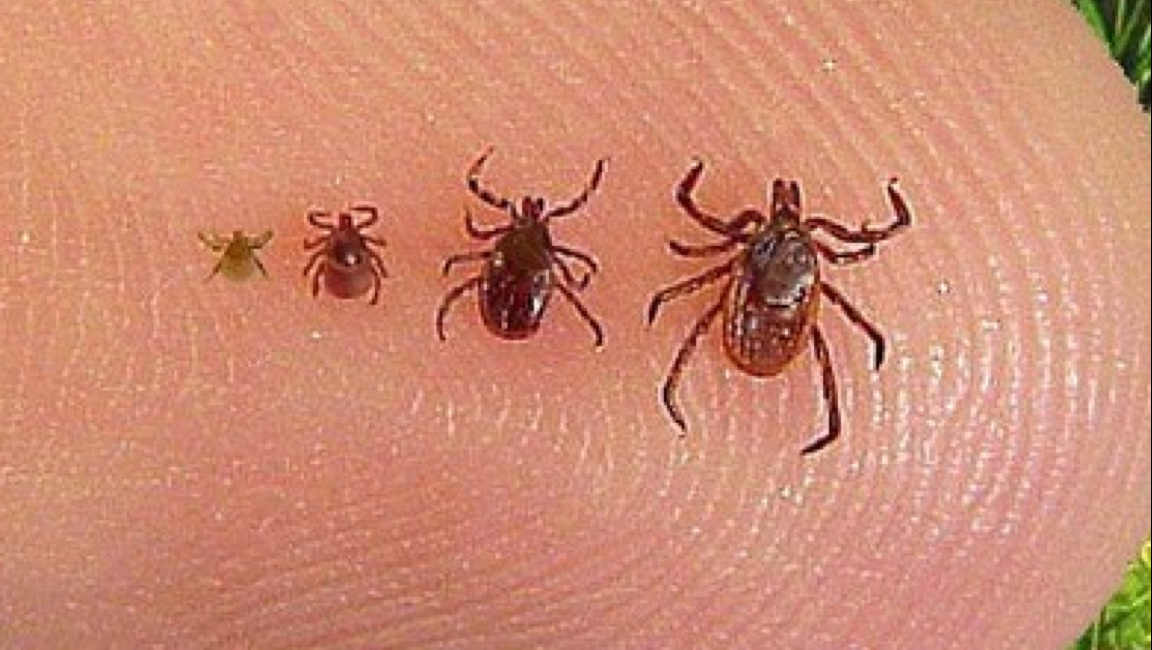
#> input picture session_04/ticks.png, 1152 x 650 px
$ python animate_anchors.py 100 5
#> lines starting #> are read from the running program, lines starting #| are printed output that depends on the picture
"""
## Requirements:

numpy
imageio
imageio-ffmpeg
opencv-python(-headless)

## Generating the videos for the presentation

Large anchors and detection boxes:

```
python animate_anchors.py 300 100 --fps 8 --stack --ratios 0.5,1,2
```

Small anchors and detection boxes:

```
python animate_anchors.py 150 50 --fps 32 --stack --ratios 0.5,1,2
```

Ground truth boxes, large anchors, positive anchors with IoU:

```
python animate_anchors.py 300 100 --fps 8 --stack --ratios 0.5,1,2 \
    --gt --iou --video ground_truth.mp4
```
"""
from pathlib import Path
import itertools
import argparse

import numpy as np
import cv2
import imageio


# Ground truth boxes
ticks_gt = np.array([
        [645,154,916,460],
        [437,143,606,347],
        [296,204,393,308],
        [195,222,272,285]
])

RED = (240, 0, 0)
GREEN = (0, 240, 0)
BLUE = (0, 0, 240)


def area(a):
    a[2] = max(a[2], a[0])
    a[3] = max(a[3], a[1])
    return (a[2] - a[0]) * (a[3] - a[1])


def iou(a, b):
    u = [min(a[0], b[0]), min(a[1], b[1]), max(a[2], b[2]), max(a[3], b[3])]
    i = [max(a[0], b[0]), max(a[1], b[1]), min(a[2], b[2]), min(a[3], b[3])]
    return area(i) / max(1, area(u))


def gen_boxes(image, ratios, size, stride):
    for y in np.arange(size//2, image.shape[0], stride):
        for x in np.arange(size//2, image.shape[1], stride):
            for r in ratios:
                b = np.sqrt([r, 1/r]) * size / 2
                b = np.concatenate([-b, b])
                b[0::2] += x
                b[1::2] += y
                yield b


def draw_box(image, box, color, thickness=None, inplace=True):
    thickness = thickness or 2
    if not inplace:
        image = image.copy()
    b = box.astype(int)
    cv2.rectangle(image, (b[0], b[1]), (b[2], b[3]), color, thickness, cv2.LINE_AA)
    return image


def draw_text(image, origin, text, color, font_size=12):
    origin = tuple(int(x) for x in origin)
    cv2.putText(
            image, text, origin, cv2.FONT_HERSHEY_PLAIN,
            fontScale=font_size / 12.0, color=color
    )


def main():
    args = parse_args()
    ratios = [float(x) for x in args.ratios.split(',')]

    image = cv2.imread(args.image)
#> image is the input picture: shape (650, 1152, 3); mean B, G, R 114.8, 139.6, 206.7
    image = image[:, :, ::-1]  # BGR -> RGB

    # Create output video
    writer = imageio.get_writer(
            args.video or f'ticks_{args.size}_{args.stride}_{len(ratios)}.mp4',
            fps=args.fps
    )

    iou_origin = np.array([0, image.shape[0]])
#> iou_origin = [0, 650]

    # Number of images to tile horizontally
    n_copies = len(ratios) if args.stack else 1
    # Tiling index
    box_idx = 0
    # Tiled images
    canvases = []
    # Positive (blue) boxes for each tiled image
    positive_anchors = [[] for _ in range(n_copies)]
    for box in itertools.chain(
            gen_boxes(image, ratios, args.size, args.stride),
            [None, None, None]  # last frame has no anchor boxes
    ):
        canvas = image.copy()

        # If we're not on the last frame...
        if box is not None:
            # Pick the ground truth box having best IoU with the anchor.
            score = max(iou(box, t) for t in ticks_gt)
            if args.iou:
                draw_text(canvas, iou_origin, f'IoU={score:.2f}',
                          font_size=18, color=RED)
            if score >= 0.5:
                # This is a positive anchor.
                positive_anchors[box_idx].append((score, box))

        # Draw positive anchors.
        for s, b in positive_anchors[box_idx]:
            draw_box(canvas, b, BLUE)
            if args.iou:
               draw_text(canvas, b[:2], f'{s:.2f}', color=BLUE)

        # If it's not positive, draw a red anchor box.
        if box is not None and score < 0.5:
            draw_box(canvas, box, RED)

        if args.gt:
            # Draw ground truth boxes.
            for t in ticks_gt:
                draw_box(canvas, t, GREEN)

        canvases.append(canvas)
        box_idx = (box_idx + 1) % n_copies

        if box_idx == 0:
            full_canvas = np.concatenate(canvases, axis=1)
            writer.append_data(full_canvas)
            canvases = []
#> this loop made 1 pass
#> (score, box_idx) on pass 1: (0, 0)
#> pass 1, in main, `full_canvas = np.concatenate(canvases, axis=1)`:
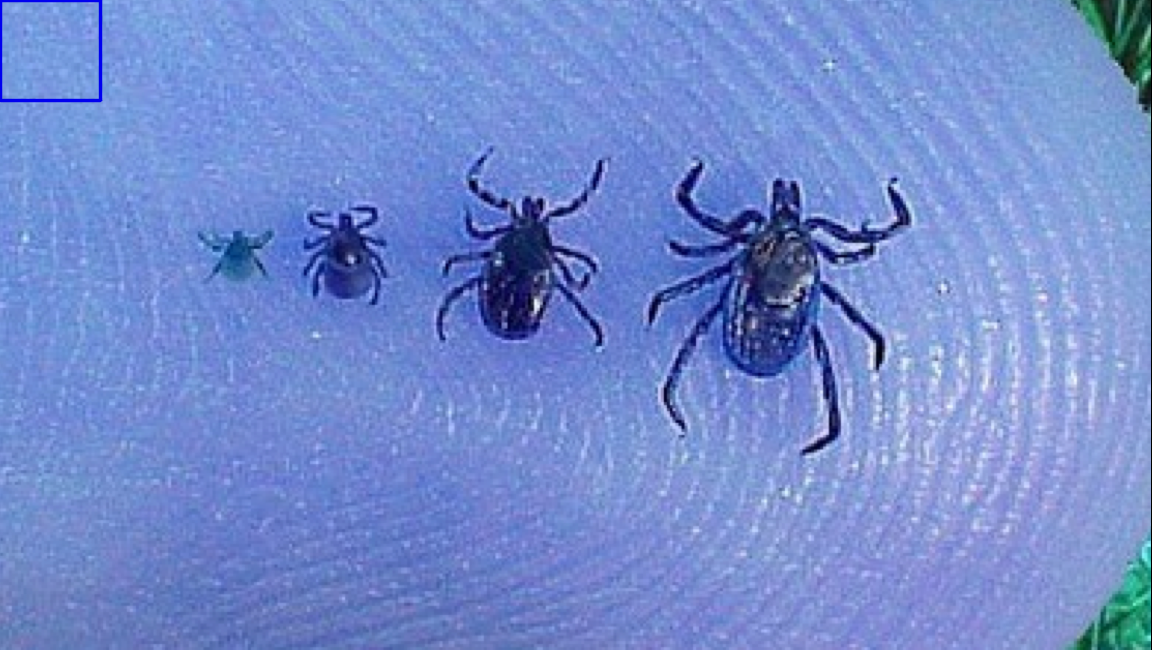
#> full_canvas: shape (650, 1152, 3); mean of channels 0, 1, 2 206.7, 139.4, 114.6; drawn as B, G, R
#> after the loop, box_idx = 0

    writer.close()


def parse_args():
    parser = argparse.ArgumentParser(description="Apply model to a video.")
    parser.add_argument("size", type=int, help="Base size of anchors in pixels.")
    parser.add_argument("stride", type=int, help="Anchor stride in pixels.")
    parser.add_argument("--ratios", default="1",
                        help="Anchor aspect ratios; comma-separated values, no spaces. "
                             "Ex: 0.5,1,2" )
    parser.add_argument("--video", help="Custom name for output video.")
    parser.add_argument("--image", default="ticks.png", help="Input image.")
    parser.add_argument("--fps", type=int, default=8, help="Frames per second.")
    parser.add_argument("--iou", action='store_true', help="Draw IoU values.")
    parser.add_argument("--gt", action='store_true', help="Draw groundtruth boxes.")
    parser.add_argument("--stack", action='store_true',
                        help="Render different aspect ratios side-by-side.")

    return parser.parse_args()


if __name__ == "__main__":
#> (the run stopped early here; a loop or call above may not have finished)
